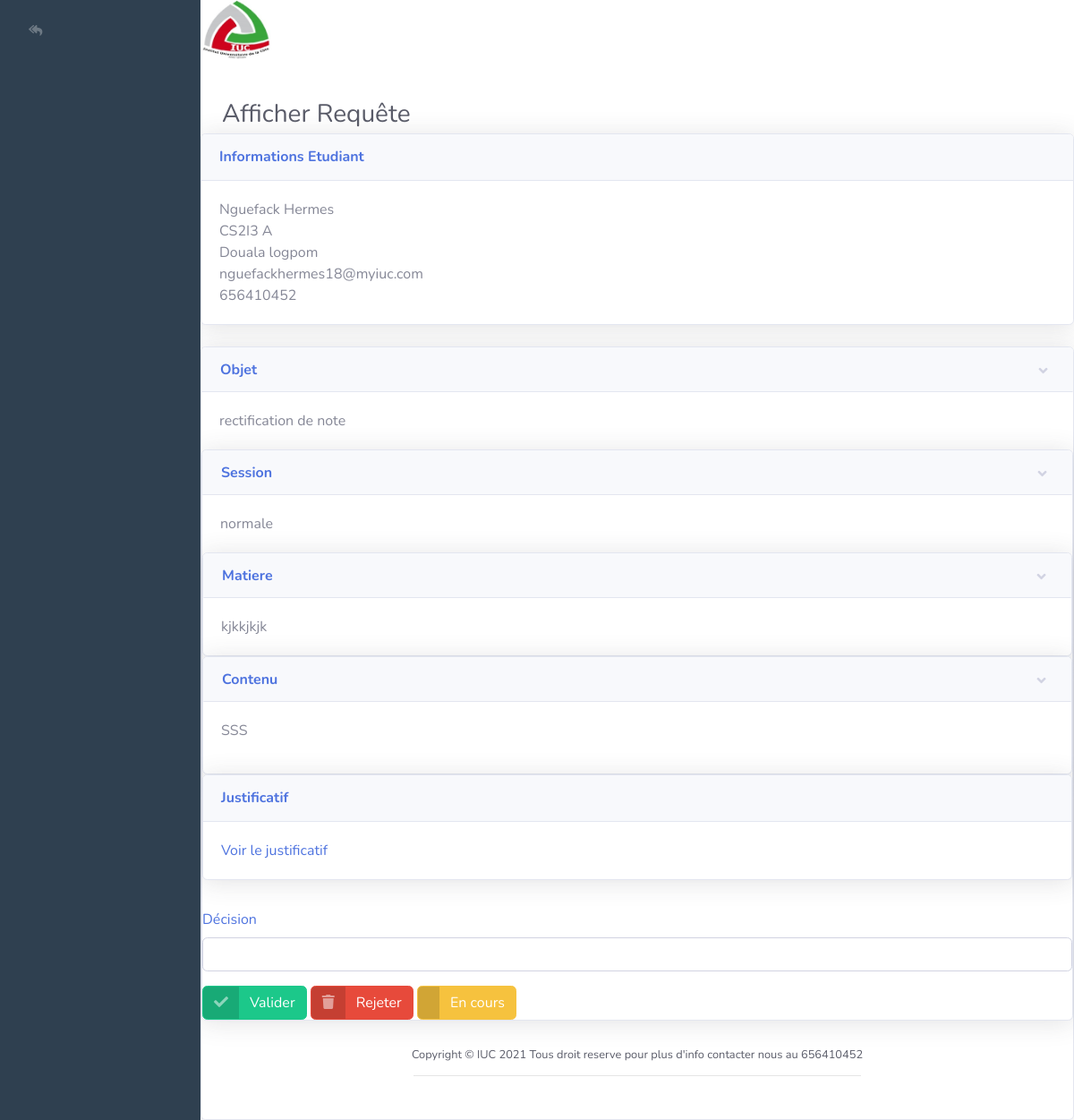
The page /afficher.php?reqId=98 on the database its author committed.
### tables this page shows
CREATE TABLE IF NOT EXISTS `req` (
  `id` int(10) NOT NULL AUTO_INCREMENT,
  `date` varchar(30) NOT NULL,
  `nomE` varchar(255) NOT NULL,
  `classeE` varchar(255) NOT NULL,
  `adresseE` varchar(255) NOT NULL,
  `emailE` varchar(255) NOT NULL,
  `telE` int(9) NOT NULL,
  `dest` varchar(255) NOT NULL,
  `obj` varchar(255) NOT NULL,
  `justif` varchar(255) DEFAULT NULL,
  `statut` varchar(255) NOT NULL,
  `observ` varchar(255) DEFAULT NULL,
  `idE` int(10) NOT NULL,
  `contenu` text NOT NULL,
  `etat` varchar(50) NOT NULL DEFAULT 'pas encore traiter',
  `matiere` varchar(255) DEFAULT NULL,
  `session` varchar(255) DEFAULT NULL,
  PRIMARY KEY (`id`)
);

### afficher.php (the view, shortened to what this page needs)
<!DOCTYPE html>
<html>
<head>
    <link rel="stylesheet" href="assets/bootstrap/css/bootstrap.min.css">
    <link rel="stylesheet" href="assets/fonts/fontawesome-all.min.css">
    <link rel="stylesheet" type="text/css" href="assets/bootstrap/css/font.css">
</head>
<body id="page-top">
    <div id="wrapper">
        <nav class="navbar navbar-dark align-items-start sidebar sidebar-dark accordion " id="o">
            <div class="container-fluid d-flex flex-column p-0">
                <ul class="nav navbar-nav text-light" id="accordionSidebar">
                    <li class="nav-item" role="presentation"><a class="nav-link" href="traiter.php"><i class="fas fa-reply-all"></i><span></span></a></li>
                </ul>
            </div>
        </nav>
   <div class="d-flex flex-column  bg-white" id="content-wrapper">
        <?php require_once('image.php'); ?>
            <div id="content">
                <div class="container-fluid">
                    <h3 class="text-dark mb-1">Afficher Requête</h3>
                </div>
                <div class="card shadow mb-4">
                    <div class="card-header py-3">
                        <h6 class="text-primary m-0 font-weight-bold">Informations Etudiant</h6>
                    </div>
                    <div class="card-body">
                        <?php
                        global $Connection;
                        $reqId = $_GET["reqId"];
                        $ViewQuery = " SELECT * FROM req WHERE id = '$reqId' ";
                        $Execute = mysqli_query($Connection, $ViewQuery);
                        while ($DataRows = mysqli_fetch_array($Execute)) {
                            $NomE = $DataRows["nomE"];
                            $ClasseE = $DataRows["classeE"];
                            $AdresseE = $DataRows["adresseE"];
                            $EmailE = $DataRows["emailE"];
                            $TelE = $DataRows["telE"];
                         ?>
                            <p class="m-0">
                                <?php echo $NomE; ?><br>
                                <?php echo $ClasseE; ?><br>
                                <?php echo $AdresseE; ?><br>
                                <?php echo $EmailE; ?><br>
                                <?php echo $TelE; ?>
                            </p>
                        <?php } ?>
                    </div>
                </div>
                <div class="shadow card"><a class="btn btn-link text-left card-header font-weight-bold" data-toggle="collapse" aria-expanded="true" aria-controls="collapse-4" href="#collapse-4" role="button">Objet</a>
                    <div class="card-body">
                        <?php
                        global $Connection;
                        $reqId = $_GET["reqId"];
                        $ViewQuery = " SELECT * FROM req WHERE id = '$reqId' ";
                        $Execute = mysqli_query($Connection, $ViewQuery);
                        while ($DataRows = mysqli_fetch_array($Execute)) {
                            $Obj = $DataRows["obj"];
                        ?>
                            <p class="m-0">
                                <?php echo $Obj; ?>
                            </p>
                        <?php } ?>
                    </div>
                     <div class="shadow card"><a class="btn btn-link text-left card-header font-weight-bold" data-toggle="collapse" aria-expanded="true" aria-controls="collapse-4" href="#collapse-4" role="button">Session</a>
                    <div class="card-body">
                        <?php
                        global $Connection;
                        $reqId = $_GET["reqId"];
                        $ViewQuery = " SELECT * FROM req WHERE id = '$reqId' ";
                        $Execute = mysqli_query($Connection, $ViewQuery);
                        while ($DataRows = mysqli_fetch_array($Execute)) {
                            $session = $DataRows["session"];
                        ?>
                            <p class="m-0">
                                <?php echo $session; ?>
                            </p>
                        <?php } ?>
                    </div>
                      <div class="shadow card"><a class="btn btn-link text-left card-header font-weight-bold" data-toggle="collapse" aria-expanded="true" aria-controls="collapse-4" href="#collapse-4" role="button">Matiere</a>
                    <div class="card-body">
                        <?php
                        global $Connection;
                        $reqId = $_GET["reqId"];
                        $ViewQuery = " SELECT * FROM req WHERE id = '$reqId' ";
                        $Execute = mysqli_query($Connection, $ViewQuery);
                        while ($DataRows = mysqli_fetch_array($Execute)) {
                            $matiere = $DataRows["matiere"];
                        ?>
                            <p class="m-0">
                                <?php echo $matiere; ?>
                            </p>
                        <?php } ?>
                    </div>
                </div>
                <div class="shadow card"><a class="btn btn-link text-left card-header font-weight-bold" data-toggle="collapse" aria-expanded="true" aria-controls="collapse-4" href="#collapse-4" role="button">Contenu</a>
                    <div class="collapse show" id="collapse-4">
                        <div class="card-body">
                            <?php
                            global $Connection;
                            $reqId = $_GET["reqId"];
                            $ViewQuery = " SELECT * FROM req WHERE id = '$reqId' ";
                            $Execute = mysqli_query($Connection, $ViewQuery);
                            while ($DataRows = mysqli_fetch_array($Execute)) {
                                $Contenu = $DataRows["contenu"];
                            ?>
                                <p class="m-">
                                    <?php
                                      if (strlen($Contenu) > 50){
                                          echo nl2br($Contenu);
                                      }
                                   else{
                                    echo  $Contenu; }
                                      ?>
                                </p>
                            <?php } ?>
                        </div>
                    </div>
                </div>
                <div class="card shadow mb-4">
                    <div class="card-header py-3">
                        <h6 class="text-primary m-0 font-weight-bold">Justificatif</h6>
                    </div>
                    <div class="card-body">
                        <?php
                        global $Connection;
                        $reqId = $_GET["reqId"];
                        $ViewQuery = " SELECT * FROM req WHERE id = '$reqId' ";
                        $Execute = mysqli_query($Connection, $ViewQuery);
                        while ($DataRows = mysqli_fetch_array($Execute)) {
                            $Justif = $DataRows["justif"];
                        ?>
                        <?php  if(empty($Justif))   {   ?>
                            <p class="m-0">
                                   <span class="">aucun justificatif</span>
                            </p>
                     <?php }
                        else {
                     ?>
                           <p class="m-0">
                                   <a href="<?php    echo 'TD/'.$Justif; ?>" disabled  target="_blank">Voir le justificatif</a>
                            </p>
                     <?php }?>
                        <?php } ?>
                    </div>
                </div>
                <form class="bootstrap-form-with-validation"  method="POST" >
                    <div class="form-group"><label for="text-input" class="text-primary">Décision</label><input class="form-control" type="text" id="text-input" name="observation"></div>
                    <button  type="submit" name="val" class="btn btn-success btn-icon-split" role="button"><span class="text-white-50 icon"><i class="fas fa-check"></i></span><span class="text-white text">Valider</span></button>
                     <button  type="submit" name="rej" class="btn btn-danger btn-icon-split" role="button"><span class="text-white-50 icon"><i class="fas fa-trash"></i></span><span class="text-white text">Rejeter</span></button>
                      <button  type="submit" name="cours" class="btn btn-warning btn-icon-split" role="button"><span class="text-white-50 icon"><i class="fas fa-"></i></span><span class="text-white text">En cours</span></button>
                     </form>
            </div>
               <?php    require_once("footer.php")  ;     ?>
</body>
</html>

### rows shown on the page
req: nomE "Nguefack Hermes", classeE "CS2I3 A", adresseE "Douala logpom", emailE "nguefackhermes18@myiuc.com", telE "656410452", obj "rectification de note", session "normale", matiere "kjkkjkjk", contenu "SSS"
